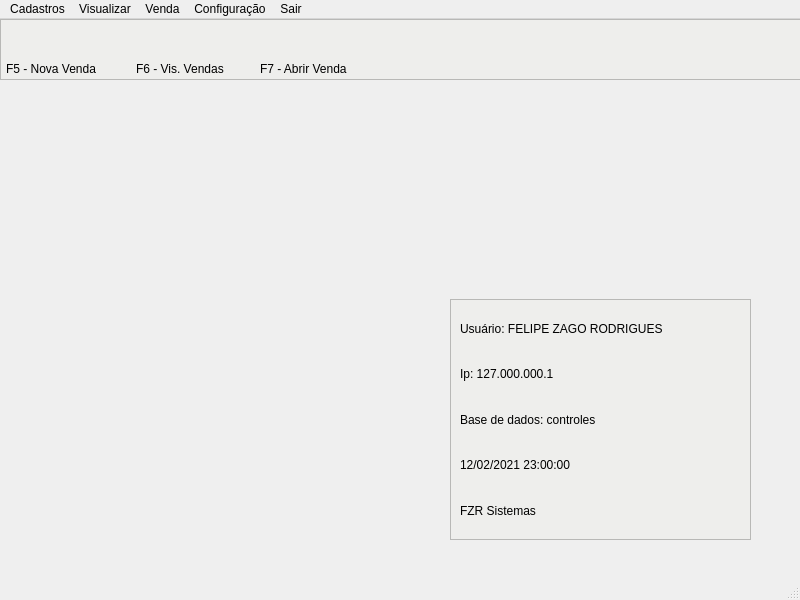
<?xml version="1.0" encoding="UTF-8"?>
<ui version="4.0">
 <class>MainWindow</class>
 <widget class="QMainWindow" name="MainWindow">
  <property name="geometry">
   <rect>
    <x>0</x>
    <y>0</y>
    <width>800</width>
    <height>600</height>
   </rect>
  </property>
  <property name="windowTitle">
   <string>FZR Sistemas</string>
  </property>
  <widget class="QWidget" name="centralwidget">
   <widget class="QFrame" name="frame">
    <property name="geometry">
     <rect>
      <x>450</x>
      <y>280</y>
      <width>301</width>
      <height>241</height>
     </rect>
    </property>
    <property name="styleSheet">
     <string notr="true">background-color: rgb(211, 215, 207);
background-color: rgb(238, 238, 236);
</string>
    </property>
    <property name="frameShape">
     <enum>QFrame::StyledPanel</enum>
    </property>
    <property name="frameShadow">
     <enum>QFrame::Raised</enum>
    </property>
    <layout class="QVBoxLayout" name="verticalLayout">
     <item>
      <layout class="QVBoxLayout" name="verticalLayout_2">
       <item>
        <widget class="QLabel" name="lbl_usuario">
         <property name="styleSheet">
          <string notr="true">color: rgb(238, 238, 236);
color: rgb(0, 0, 0);</string>
         </property>
         <property name="text">
          <string>Usuário: FELIPE ZAGO RODRIGUES</string>
         </property>
        </widget>
       </item>
       <item>
        <widget class="QLabel" name="lbl_ip">
         <property name="styleSheet">
          <string notr="true">color: rgb(238, 238, 236);
color: rgb(0, 0, 0);</string>
         </property>
         <property name="text">
          <string>Ip: 127.000.000.1</string>
         </property>
        </widget>
       </item>
       <item>
        <widget class="QLabel" name="lbl_bd">
         <property name="styleSheet">
          <string notr="true">color: rgb(238, 238, 236);
color: rgb(0, 0, 0);</string>
         </property>
         <property name="text">
          <string>Base de dados: controles</string>
         </property>
        </widget>
       </item>
       <item>
        <widget class="QLabel" name="lbl_data">
         <property name="styleSheet">
          <string notr="true">color: rgb(238, 238, 236);
color: rgb(0, 0, 0);</string>
         </property>
         <property name="text">
          <string>12/02/2021 23:00:00</string>
         </property>
        </widget>
       </item>
       <item>
        <widget class="QLabel" name="label">
         <property name="styleSheet">
          <string notr="true">color: rgb(238, 238, 236);
color: rgb(0, 0, 0);</string>
         </property>
         <property name="text">
          <string>FZR Sistemas</string>
         </property>
        </widget>
       </item>
      </layout>
     </item>
    </layout>
   </widget>
   <widget class="QFrame" name="frame_atalhos">
    <property name="geometry">
     <rect>
      <x>0</x>
      <y>0</y>
      <width>801</width>
      <height>61</height>
     </rect>
    </property>
    <property name="styleSheet">
     <string notr="true">background-color: rgb(238, 238, 236);</string>
    </property>
    <property name="frameShape">
     <enum>QFrame::StyledPanel</enum>
    </property>
    <property name="frameShadow">
     <enum>QFrame::Raised</enum>
    </property>
    <widget class="QLabel" name="lbl_atalho_venda_txt">
     <property name="geometry">
      <rect>
       <x>6</x>
       <y>40</y>
       <width>111</width>
       <height>20</height>
      </rect>
     </property>
     <property name="text">
      <string>F5 - Nova Venda</string>
     </property>
    </widget>
    <widget class="QLabel" name="lbl_atalho_venda">
     <property name="geometry">
      <rect>
       <x>50</x>
       <y>10</y>
       <width>41</width>
       <height>31</height>
      </rect>
     </property>
     <property name="text">
      <string/>
     </property>
     <property name="pixmap">
      <pixmap>../../Imagens/add_venda.png</pixmap>
     </property>
    </widget>
    <widget class="QLabel" name="lbl_atalho_vis_venda_txt">
     <property name="geometry">
      <rect>
       <x>136</x>
       <y>40</y>
       <width>111</width>
       <height>20</height>
      </rect>
     </property>
     <property name="text">
      <string>F6 - Vis. Vendas</string>
     </property>
    </widget>
    <widget class="QLabel" name="lbl_atalho_vis_venda">
     <property name="geometry">
      <rect>
       <x>180</x>
       <y>10</y>
       <width>41</width>
       <height>31</height>
      </rect>
     </property>
     <property name="text">
      <string/>
     </property>
     <property name="pixmap">
      <pixmap>../../Imagens/visualiza.png</pixmap>
     </property>
    </widget>
    <widget class="QLabel" name="lbl_atalho_abrir_venda">
     <property name="geometry">
      <rect>
       <x>260</x>
       <y>40</y>
       <width>111</width>
       <height>20</height>
      </rect>
     </property>
     <property name="text">
      <string>F7 - Abrir Venda</string>
     </property>
    </widget>
    <widget class="QLabel" name="lbl_atalho_abrir_venda_txt">
     <property name="geometry">
      <rect>
       <x>300</x>
       <y>10</y>
       <width>41</width>
       <height>31</height>
      </rect>
     </property>
     <property name="text">
      <string/>
     </property>
     <property name="pixmap">
      <pixmap>../../Imagens/abrir_venda.png</pixmap>
     </property>
    </widget>
   </widget>
  </widget>
  <widget class="QMenuBar" name="menubar">
   <property name="geometry">
    <rect>
     <x>0</x>
     <y>0</y>
     <width>800</width>
     <height>22</height>
    </rect>
   </property>
   <widget class="QMenu" name="menu_cadastros">
    <property name="title">
     <string>Cadastros</string>
    </property>
    <addaction name="actionCadastroUsuarios"/>
    <addaction name="actionCadastroEmpresas"/>
    <addaction name="actionCadastroClientes"/>
    <addaction name="actionCadastroVeiculos"/>
    <addaction name="actionCadastroFornecedores"/>
    <addaction name="actionCadastroProdutos"/>
    <addaction name="actionCadastroServicos"/>
    <addaction name="actionCadastroCategorias"/>
    <addaction name="actionCadastroFinalizadoras"/>
   </widget>
   <widget class="QMenu" name="menu_visualizar">
    <property name="title">
     <string>Visualizar</string>
    </property>
    <addaction name="actionVisualizaUsuarios"/>
    <addaction name="actionVisualizaEmpresas"/>
    <addaction name="actionVisualizaClientes"/>
    <addaction name="actionVisualizaVeiculos"/>
    <addaction name="actionVisualizaFornecedores"/>
    <addaction name="actionVisualizaProdutos"/>
    <addaction name="actionVisualizaServicos"/>
    <addaction name="actionVisualizaCategorias"/>
    <addaction name="actionVisualizaEndereco"/>
    <addaction name="actionVisualizaFinalizadoras"/>
   </widget>
   <widget class="QMenu" name="menu_venda">
    <property name="title">
     <string>Venda</string>
    </property>
    <addaction name="actionNova_Venda"/>
    <addaction name="actionVisualizar_Vendas"/>
    <addaction name="actionAbrir_Venda"/>
   </widget>
   <widget class="QMenu" name="menuConfigura_o">
    <property name="title">
     <string>Configuração</string>
    </property>
    <addaction name="actionBanco_de_Dados"/>
   </widget>
   <widget class="QMenu" name="menuSair">
    <property name="title">
     <string>Sair</string>
    </property>
    <addaction name="actionSaidaOperador"/>
    <addaction name="actionSair_do_Sistema"/>
   </widget>
   <addaction name="menu_cadastros"/>
   <addaction name="menu_visualizar"/>
   <addaction name="menu_venda"/>
   <addaction name="menuConfigura_o"/>
   <addaction name="menuSair"/>
  </widget>
  <widget class="QStatusBar" name="statusbar"/>
  <action name="actionCadastroUsuarios">
   <property name="text">
    <string>Usuários</string>
   </property>
  </action>
  <action name="actionCadastroEmpresas">
   <property name="text">
    <string>Empresas</string>
   </property>
  </action>
  <action name="actionCadastroClientes">
   <property name="text">
    <string>Clientes</string>
   </property>
  </action>
  <action name="actionCadastroVeiculos">
   <property name="text">
    <string>Veículos</string>
   </property>
  </action>
  <action name="actionCadastroFornecedores">
   <property name="text">
    <string>Fornecedores</string>
   </property>
  </action>
  <action name="actionCadastroServicos">
   <property name="text">
    <string>Serviços</string>
   </property>
  </action>
  <action name="actionCadastroProdutos">
   <property name="text">
    <string>Produtos</string>
   </property>
  </action>
  <action name="actionSaidaOperador">
   <property name="text">
    <string>Saída de Operador</string>
   </property>
  </action>
  <action name="actionSair_do_Sistema">
   <property name="text">
    <string>Sair do Sistema</string>
   </property>
  </action>
  <action name="actionBanco_de_Dados">
   <property name="text">
    <string>Banco de Dados</string>
   </property>
  </action>
  <action name="actionNova_Venda">
   <property name="text">
    <string>Nova Venda</string>
   </property>
  </action>
  <action name="actionVisualizar_Vendas">
   <property name="text">
    <string>Visualizar Vendas</string>
   </property>
  </action>
  <action name="actionVisualizaClientes">
   <property name="text">
    <string>Clientes</string>
   </property>
  </action>
  <action name="actionVisualizaServicos">
   <property name="text">
    <string>Serviços</string>
   </property>
  </action>
  <action name="actionVisualizaProdutos">
   <property name="text">
    <string>Produtos</string>
   </property>
  </action>
  <action name="actionVisualizaFornecedores">
   <property name="text">
    <string>Fornecedores</string>
   </property>
  </action>
  <action name="actionVisualizaEmpresas">
   <property name="text">
    <string>Empresas</string>
   </property>
  </action>
  <action name="actionVisualizaUsuarios">
   <property name="text">
    <string>Usuarios</string>
   </property>
  </action>
  <action name="actionCadastroCategorias">
   <property name="text">
    <string>Categorias</string>
   </property>
  </action>
  <action name="actionVisualizaCategorias">
   <property name="text">
    <string>Categorias</string>
   </property>
  </action>
  <action name="actionVisualizaEndereco">
   <property name="text">
    <string>Endereço</string>
   </property>
  </action>
  <action name="actionVisualizaVeiculos">
   <property name="text">
    <string>Veiculos</string>
   </property>
  </action>
  <action name="actionCadastroFinalizadoras">
   <property name="text">
    <string>Finalizadoras</string>
   </property>
  </action>
  <action name="actionVisualizaFinalizadoras">
   <property name="text">
    <string>Finalizadoras</string>
   </property>
  </action>
  <action name="actionAbrir_Venda">
   <property name="text">
    <string>Abrir Venda</string>
   </property>
  </action>
 </widget>
 <resources/>
 <connections/>
</ui>
